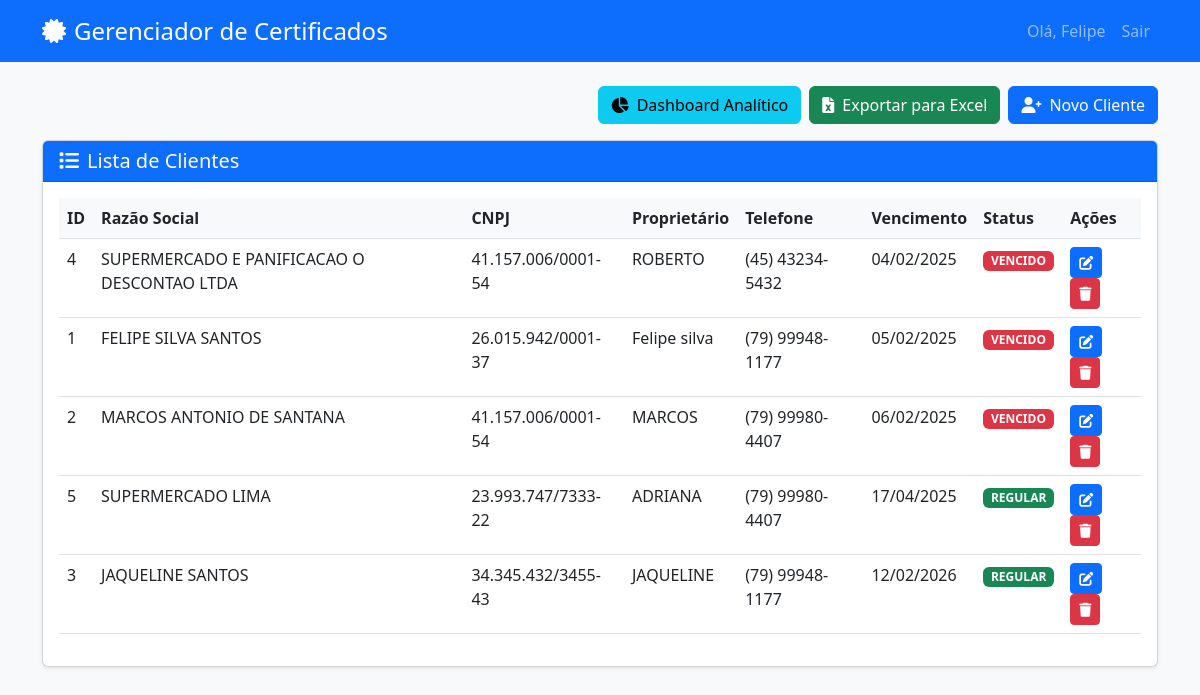
The page /lista-clientes (signed in) on the database its author committed.
### app.py (models this page shows, shortened)
class User(UserMixin, db.Model):
    id = db.Column(db.Integer, primary_key=True)
    username = db.Column(db.String(80), unique=True, nullable=False)
    password_hash = db.Column(db.String(120), nullable=False)

class Cliente(db.Model):
    id = db.Column(db.Integer, primary_key=True)
    razao_social = db.Column(db.String(100), nullable=False)
    cnpj = db.Column(db.String(18), nullable=False)
    proprietario = db.Column(db.String(100), nullable=False)
    telefone = db.Column(db.String(15), nullable=False)
    data_vencimento = db.Column(db.Date, nullable=False)
    user_id = db.Column(db.Integer, db.ForeignKey('user.id'), nullable=False)

### app.py (the view)
@app.route('/lista-clientes')
@login_required
def lista_clientes():
    hoje = datetime.now().date()
    clientes = Cliente.query.filter_by(user_id=current_user.id).all()
    def ordem_status(cliente):
        dias_restantes = (cliente.data_vencimento - hoje).days
        if dias_restantes < 0:
            return 0  # VENCIDO
        elif dias_restantes <= 30:
            return 1  # PRÓXIMO AO VENCIMENTO
        else:
            return 2  # REGULAR
    clientes_ordenados = sorted(clientes, key=lambda x: (ordem_status(x), x.data_vencimento))
    return render_template('lista_clientes.html', clientes=clientes_ordenados)

### app.py (called while the page is built)
@login_manager.user_loader
def load_user(user_id):
    return User.query.get(int(user_id))

@app.template_filter('status_vencimento')
def status_vencimento(data_vencimento):
    hoje = datetime.now().date()
    dias_restantes = (data_vencimento - hoje).days
    if dias_restantes < 0:
        return 'VENCIDO'
    elif dias_restantes <= 30:
        return 'PRÓXIMO AO VENCIMENTO'
    else:
        return 'REGULAR'

### templates/lista_clientes.html (shortened to what this page needs)
{% extends "base.html" %}
{% block content %}
<div class="row mb-4">
    <div class="col-md-12">
        <div class="d-flex justify-content-end mb-3">
            <a href="{{ url_for('dashboard_analytics') }}" class="btn btn-info me-2">
                <i class="fas fa-chart-pie me-2"></i>Dashboard Analítico
            </a>
            <a href="{{ url_for('exportar_excel') }}" class="btn btn-success me-2">
                <i class="fas fa-file-excel me-2"></i>Exportar para Excel
            </a>
            <a href="{{ url_for('dashboard') }}" class="btn btn-primary">
                <i class="fas fa-user-plus me-2"></i>Novo Cliente
            </a>
        </div>
        <div class="card">
            <div class="card-header bg-primary text-white d-flex justify-content-between align-items-center">
                <h5 class="mb-0"><i class="fas fa-list me-2"></i>Lista de Clientes</h5>
            </div>
            <div class="card-body">
                <div class="table-responsive">
                    <table class="table table-hover">
                        <thead>
                            <tr>
                                <th>ID</th>
                                <th>Razão Social</th>
                                <th>CNPJ</th>
                                <th>Proprietário</th>
                                <th>Telefone</th>
                                <th>Vencimento</th>
                                <th>Status</th>
                                <th>Ações</th>
                            </tr>
                        </thead>
                        <tbody>
                            {% for cliente in clientes %}
                            <tr>
                                <td>{{ cliente.id }}</td>
                                <td>{{ cliente.razao_social }}</td>
                                <td>{{ cliente.cnpj }}</td>
                                <td>{{ cliente.proprietario }}</td>
                                <td>{{ cliente.telefone }}</td>
                                <td>{{ cliente.data_vencimento.strftime('%d/%m/%Y') }}</td>
                                <td>
                                    {% set status = cliente.data_vencimento|status_vencimento %}
                                    <span class="badge {% if status == 'VENCIDO' %}bg-danger{% elif status == 'PRÓXIMO AO VENCIMENTO' %}bg-warning{% else %}bg-success{% endif %}">
                                        {{ status }}
                                    </span>
                                </td>
                                <td>
                                    <button type="button" class="btn btn-primary btn-sm" onclick="editarCliente('{{ cliente.id }}', '{{ cliente.razao_social }}', '{{ cliente.cnpj }}', '{{ cliente.proprietario }}', '{{ cliente.telefone }}', '{{ cliente.data_vencimento.strftime('%Y-%m-%d') }}')" data-bs-toggle="modal" data-bs-target="#editarClienteModal">
                                        <i class="fas fa-edit"></i>
                                    </button>
                                    <form action="{{ url_for('excluir_cliente', id=cliente.id) }}" method="POST" style="display: inline;">
                                        <button type="submit" class="btn btn-danger btn-sm" onclick="return confirm('Tem certeza que deseja excluir este cliente?')">
                                            <i class="fas fa-trash"></i>
                                        </button>
                                    </form>
                                </td>
                            </tr>
                            {% endfor %}
                        </tbody>
                    </table>
                </div>
            </div>
        </div>
    </div>
</div>
{% endblock %}

### templates/base.html (shortened to what this page needs)
<!DOCTYPE html>
<html lang="pt-BR">
<head>
    <link href="https://cdn.jsdelivr.net/npm/bootstrap@5.3.0/dist/css/bootstrap.min.css" rel="stylesheet">
    <link href="https://cdnjs.cloudflare.com/ajax/libs/font-awesome/6.0.0/css/all.min.css" rel="stylesheet">
</head>
<body class="bg-light">
    {% if current_user.is_authenticated %}
    <nav class="navbar navbar-expand-lg navbar-dark bg-primary mb-4">
        <div class="container">
            <a class="navbar-brand" href="{{ url_for('dashboard') }}">
                <i class="fas fa-certificate me-2"></i>Gerenciador de Certificados
            </a>
            <div class="collapse navbar-collapse" id="navbarNav">
                <ul class="navbar-nav ms-auto">
                    <li class="nav-item">
                        <span class="nav-link">Olá, {{ current_user.username }}</span>
                    </li>
                    <li class="nav-item">
                        <a class="nav-link" href="{{ url_for('logout') }}">Sair</a>
                    </li>
                </ul>
            </div>
        </div>
    </nav>
    {% endif %}
    <div class="container">
        {% block content %}{% endblock %}
    </div>
</body>
</html>

### templates/base.html (style rules this page uses)
.navbar-brand { font-size: 1.5rem; }
.card { box-shadow: 0 0.125rem 0.25rem rgba(0, 0, 0, 0.075); }
.table th { background-color: #f8f9fa; }

### rows shown on the page
User: username "Felipe"
Cliente: id "4", razao_social "SUPERMERCADO E PANIFICACAO O DESCONTAO LTDA", cnpj "41.157.006/0001-54", proprietario "ROBERTO", telefone "(45) 43234-5432", data_vencimento "04/02/2025", status "VENCIDO"
Cliente: id "1", razao_social "FELIPE SILVA SANTOS", cnpj "26.015.942/0001-37", proprietario "Felipe silva", telefone "(79) 99948-1177", data_vencimento "05/02/2025", status "VENCIDO"
Cliente: id "2", razao_social "MARCOS ANTONIO DE SANTANA", cnpj "41.157.006/0001-54", proprietario "MARCOS", telefone "(79) 99980-4407", data_vencimento "06/02/2025", status "VENCIDO"
Cliente: id "5", razao_social "SUPERMERCADO LIMA", cnpj "23.993.747/7333-22", proprietario "ADRIANA", telefone "(79) 99980-4407", data_vencimento "17/04/2025", status "REGULAR"
Cliente: id "3", razao_social "JAQUELINE SANTOS", cnpj "34.345.432/3455-43", proprietario "JAQUELINE", telefone "(79) 99948-1177", data_vencimento "12/02/2026", status "REGULAR"
